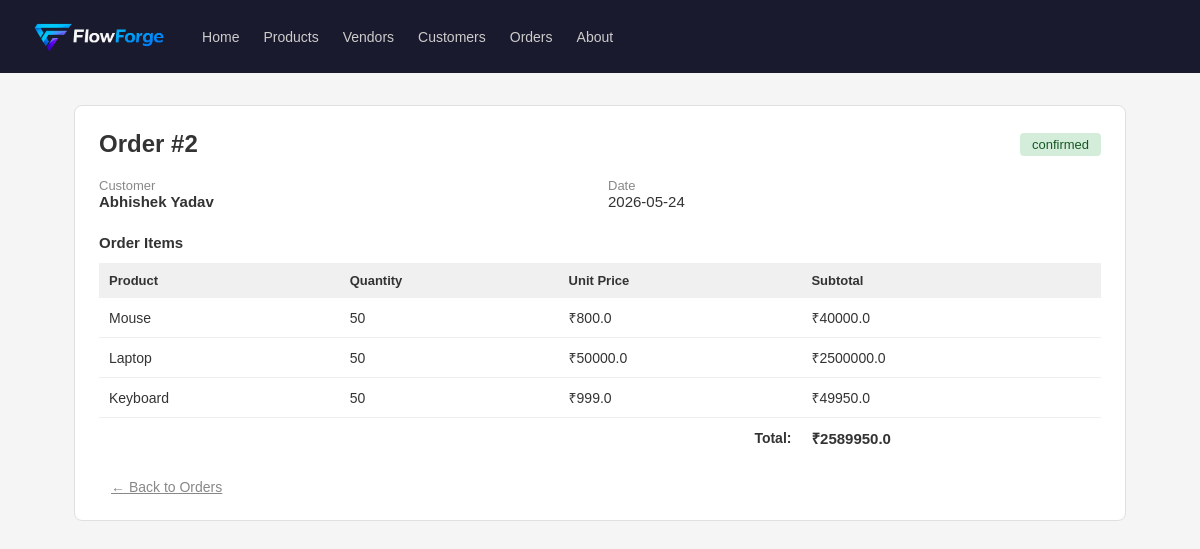
/orders/2, run on the app's committed database.
### tables this page shows
CREATE TABLE orders (
            id INTEGER PRIMARY KEY AUTOINCREMENT,
            customer_id INTEGER NOT NULL,
            status TEXT DEFAULT 'pending',
            total_amount REAL DEFAULT 0,
            created_at TIMESTAMP DEFAULT CURRENT_TIMESTAMP,
            FOREIGN KEY (customer_id) REFERENCES customers(id)
        );

CREATE TABLE customers (
            id INTEGER PRIMARY KEY AUTOINCREMENT,
            name TEXT NOT NULL,
            email TEXT,
            phone TEXT,
            address TEXT
        );

CREATE TABLE order_items (
            id INTEGER PRIMARY KEY AUTOINCREMENT,
            order_id INTEGER NOT NULL,
            product_id INTEGER NOT NULL,
            quantity INTEGER NOT NULL,
            unit_price REAL NOT NULL,
            FOREIGN KEY (order_id) REFERENCES orders(id),
            FOREIGN KEY (product_id) REFERENCES products(id)
        );

CREATE TABLE products (
            id INTEGER PRIMARY KEY AUTOINCREMENT,
            name TEXT NOT NULL,
            sku TEXT UNIQUE NOT NULL,
            unit_price REAL NOT NULL,
            stock_qty INTEGER DEFAULT 0,
            description TEXT
        );

### App.py (the view)
@app.route('/orders/<int:id>')
def orders_detail(id):
    db = get_db()
    order = db.execute('''
        SELECT orders.*, customers.name as customer_name
        FROM orders
        JOIN customers ON orders.customer_id = customers.id
        WHERE orders.id = ?
    ''', (id,)).fetchone()
    if not order:
        flash("Order nahi mila!", "danger")
        return redirect(url_for('orders_list'))
    items = db.execute('''
        SELECT order_items.*, products.name as product_name
        FROM order_items
        JOIN products ON order_items.product_id = products.id
        WHERE order_items.order_id = ?
    ''', (id,)).fetchall()
    db.close()
    return render_template('orders/detail.html', order=order, items=items)

### database.py (called while the page is built)
def get_db():
    conn = sqlite3.connect(DATABASE)
    conn.row_factory = sqlite3.Row
    return conn

### templates/orders/detail.html (shortened to what this page needs)
{% extends "base.html" %}
{% block content %}
<div class="card">
    <div style="display: flex; justify-content: space-between; align-items: center;">
        <h2>Order #{{ order['id'] }}</h2>
        <span style="
            background: {% if order['status'] == 'confirmed' %}#d4edda{% elif order['status'] == 'pending' %}#fff3cd{% else %}#f8d7da{% endif %};
            color: {% if order['status'] == 'confirmed' %}#155724{% elif order['status'] == 'pending' %}#856404{% else %}#721c24{% endif %};
            padding: 4px 12px; border-radius: 4px; font-size: 13px;">
            {{ order['status'] }}
        </span>
    </div>
    <div style="margin-top: 20px; display: grid; grid-template-columns: 1fr 1fr; gap: 16px;">
        <div>
            <p style="font-size: 13px; color: #888;">Customer</p>
            <p style="font-size: 15px; font-weight: 600;">{{ order['customer_name'] }}</p>
        </div>
        <div>
            <p style="font-size: 13px; color: #888;">Date</p>
            <p style="font-size: 15px;">{{ order['created_at'][:10] }}</p>
        </div>
    </div>
    <h3 style="margin-top: 24px; margin-bottom: 12px; font-size: 15px;">Order Items</h3>
    <table style="width: 100%; border-collapse: collapse;">
        <thead>
            <tr style="background: #f0f0f0;">
                <th style="padding: 10px; text-align: left; font-size: 13px;">Product</th>
                <th style="padding: 10px; text-align: left; font-size: 13px;">Quantity</th>
                <th style="padding: 10px; text-align: left; font-size: 13px;">Unit Price</th>
                <th style="padding: 10px; text-align: left; font-size: 13px;">Subtotal</th>
            </tr>
        </thead>
        <tbody>
            {% for item in items %}
            <tr style="border-bottom: 1px solid #eee;">
                <td style="padding: 10px; font-size: 14px;">{{ item['product_name'] }}</td>
                <td style="padding: 10px; font-size: 14px;">{{ item['quantity'] }}</td>
                <td style="padding: 10px; font-size: 14px;">₹{{ item['unit_price'] }}</td>
                <td style="padding: 10px; font-size: 14px;">₹{{ item['quantity'] * item['unit_price'] }}</td>
            </tr>
            {% endfor %}
        </tbody>
        <tfoot>
            <tr>
                <td colspan="3" style="padding: 10px; text-align: right;
                    font-weight: 600; font-size: 14px;">Total:</td>
                <td style="padding: 10px; font-weight: 600; font-size: 15px;">
                    ₹{{ order['total_amount'] }}
                </td>
            </tr>
        </tfoot>
    </table>
    <div style="margin-top: 20px;">
        <a href="/orders" style="margin-left: 12px; font-size: 14px; color: #888;">
            ← Back to Orders
        </a>
    </div>
</div>
{% endblock %}

### templates/base.html (style rules this page uses)
* { margin: 0; padding: 0; box-sizing: border-box; }
body { font-family: sans-serif; background: #f5f5f5; color: #333; }
.card { background: white; border-radius: 8px; padding: 24px; border: 1px solid #e0e0e0; }

### data on the page
orders: id "2", status "confirmed", created_at "2026-05-24", total_amount "2589950.0"
customers: customer_name "Abhishek Yadav"
order_items: product_name "Mouse", quantity "50", unit_price "800.0", item['quantity']*item['unit_price'] "40000.0"
order_items: product_name "Laptop", quantity "50", unit_price "50000.0", item['quantity']*item['unit_price'] "2500000.0"
order_items: product_name "Keyboard", quantity "50", unit_price "999.0", item['quantity']*item['unit_price'] "49950.0"
